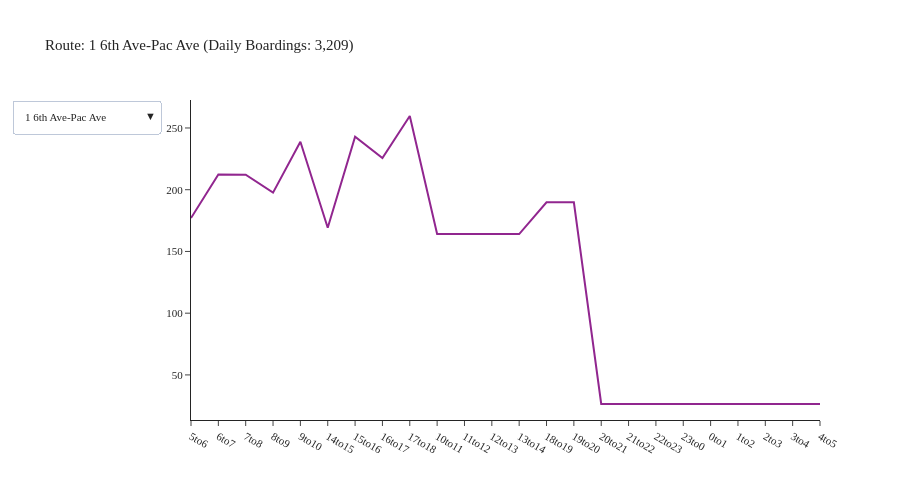

Notebook code for this chart:
### Code cell
agency = 'Pierce Transit'
df = df_transit_line[df_transit_line['agency'] == agency]
df = df.groupby(['tod', 'description']).agg({'boardings': 'sum'}).reset_index()
fig = create_tod_chart(df)
fig.show()

### Figure 1 — Plotly figure (JSON) as saved in the notebook; plotly's stock layout.template omitted (floating-point values rounded to 4 significant figures)
{"data": [{"mode": "lines", "name": "1 6th Ave-Pac Ave", "type": "scatter", "visible": true, "x": ["5to6", "6to7", "7to8", "8to9", "9to10", "14to15", "15to16", "16to17", "17to18", "10to11", "11to12", "12to13", "13to14", "18to19", "19to20", "20to21", "21to22", "22to23", "23to0", "0to1", "1to2", "2to3", "3to4", "4to5"], "y": [177.0, 212.4, 212.1, 197.6, 238.9, 169.2, 243.0, 225.7, 259.7, 164.0, 164.0, 164.0, 164.0, 189.8, 189.8, 26.44, 26.44, 26.44, 26.44, 26.44, 26.44, 26.44, 26.44, 26.44]}, {"mode": "lines", "name": "10 Pearl Street", "type": "scatter", "visible": false, "x": ["5to6", "6to7", "7to8", "8to9", "9to10", "14to15", "15to16", "16to17", "17to18", "10to11", "11to12", "12to13", "13to14", "18to19", "19to20", "20to21", "21to22", "22to23", "23to0", "0to1", "1to2", "2to3", "3to4", "4to5"], "y": [8.88, 23.55, 37.84, 40.58, 39.58, 35.5, 45.47, 45.58, 33.95, 42.58, 42.58, 42.58, 42.58, 20.73, 20.73, 1.778, 1.778, 1.778, 1.778, 1.778, 1.778, 1.778, 1.778, 1.778]}, {"mode": "lines", "name": "100 Gig Harbor", "type": "scatter", "visible": false, "x": ["6to7", "7to8", "8to9", "9to10", "14to15", "15to16", "16to17", "17to18", "10to11", "11to12", "12to13", "13to14", "18to19", "19to20"], "y": [21.49, 46.62, 18.14, 15.4, 16.3, 24.53, 19.16, 19.03, 15.69, 15.69, 15.69, 15.69, 16.1, 16.1]}, {"mode": "lines", "name": "11 Pt Defiance", "type": "scatter", "visible": false, "x": ["5to6", "6to7", "7to8", "8to9", "9to10", "14to15", "15to16", "16to17", "17to18", "10to11", "11to12", "12to13", "13to14", "18to19", "19to20", "20to21", "21to22", "22to23", "23to0", "0to1", "1to2", "2to3", "3to4", "4to5"], "y": [22.12, 35.16, 102.6, 38.43, 20.64, 78.22, 77.03, 35.37, 36.17, 29.56, 29.56, 29.56, 29.56, 35.11, 35.11, 0.1812, 0.1812, 0.1812, 0.1812, 0.1812, 0.1812, 0.1812, 0.1812, 0.1812]}, {"mode": "lines", "name": "16 North End", "type": "scatter", "visible": false, "x": ["5to6", "6to7", "7to8", "8to9", "9to10", "14to15", "15to16", "16to17", "17to18", "10to11", "11to12", "12to13", "13to14", "18to19", "19to20", "20to21", "21to22", "22to23", "23to0", "0to1", "1to2", "2to3", "3to4", "4to5"], "y": [6.8, 60.9, 37.72, 41.69, 27.95, 71.18, 46.4, 39.64, 53.55, 40.45, 40.45, 40.45, 40.45, 38.16, 38.16, 2.992, 2.992, 2.992, 2.992, 2.992, 2.992, 2.992, 2.992, 2.992]}, {"mode": "lines", "name": "2 S 19th-Bridgeport", "type": "scatter", "visible": false, "x": ["5to6", "6to7", "7to8", "8to9", "9to10", "14to15", "15to16", "16to17", "17to18", "10to11", "11to12", "12to13", "13to14", "18to19", "19to20", "20to21", "21to22", "22to23", "23to0", "0to1", "1to2", "2to3", "3to4", "4to5"], "y": [8.449, 129.7, 179.6, 162.3, 126.0, 130.7, 165.8, 143.2, 139.3, 113.4, 113.4, 113.4, 113.4, 142.1, 142.1, 28.79, 28.79, 28.79, 28.79, 28.79, 28.79, 28.79, 28.79, 28.79]}, {"mode": "lines", "name": "202 S 72nd Street", "type": "scatter", "visible": false, "x": ["6to7", "7to8", "8to9", "9to10", "14to15", "15to16", "16to17", "17to18", "10to11", "11to12", "12to13", "13to14", "18to19", "19to20", "20to21", "21to22", "22to23", "23to0", "0to1", "1to2", "2to3", "3to4", "4to5"], "y": [21.24, 42.13, 44.01, 34.47, 37.31, 53.52, 37.53, 43.22, 31.77, 31.77, 31.77, 31.77, 10.95, 10.95, 1.616, 1.616, 1.616, 1.616, 1.616, 1.616, 1.616, 1.616, 1.616]}, {"mode": "lines", "name": "206 PacHwy-Till_Madg", "type": "scatter", "visible": false, "x": ["5to6", "6to7", "7to8", "8to9", "9to10", "14to15", "15to16", "16to17", "17to18", "10to11", "11to12", "12to13", "13to14", "18to19", "19to20", "20to21", "21to22", "22to23", "23to0", "0to1", "1to2", "2to3", "3to4", "4to5"], "y": [9.729, 24.14, 35.87, 27.18, 34.6, 33.0, 30.63, 34.26, 41.81, 28.85, 28.85, 28.85, 28.85, 25.79, 25.79, 1.761, 1.761, 1.761, 1.761, 1.761, 1.761, 1.761, 1.761, 1.761]}, {"mode": "lines", "name": "212 Steilacoom", "type": "scatter", "visible": false, "x": ["5to6", "6to7", "7to8", "8to9", "9to10", "14to15", "15to16", "16to17", "17to18", "10to11", "11to12", "12to13", "13to14", "18to19", "19to20", "20to21", "21to22", "22to23", "23to0", "0to1", "1to2", "2to3", "3to4", "4to5"], "y": [8.065, 17.45, 35.57, 36.78, 30.48, 38.57, 53.21, 45.79, 33.69, 28.56, 28.56, 28.56, 28.56, 20.2, 20.2, 2.553, 2.553, 2.553, 2.553, 2.553, 2.553, 2.553, 2.553, 2.553]}, {"mode": "lines", "name": "214 Washington", "type": "scatter", "visible": false, "x": ["5to6", "6to7", "7to8", "8to9", "9to10", "14to15", "15to16", "16to17", "17to18", "10to11", "11to12", "12to13", "13to14", "18to19", "19to20", "20to21", "21to22", "22to23", "23to0", "0to1", "1to2", "2to3", "3to4", "4to5"], "y": [13.74, 31.23, 30.79, 34.13, 23.59, 43.73, 38.61, 28.19, 22.38, 25.64, 25.64, 25.64, 25.64, 19.35, 19.35, 2.721, 2.721, 2.721, 2.721, 2.721, 2.721, 2.721, 2.721, 2.721]}, {"mode": "lines", "name": "28 S 12th St", "type": "scatter", "visible": false, "x": ["6to7", "7to8", "8to9", "9to10", "14to15", "15to16", "16to17", "17to18", "10to11", "11to12", "12to13", "13to14", "18to19", "19to20", "20to21", "21to22", "22to23", "23to0", "0to1", "1to2", "2to3", "3to4", "4to5"], "y": [4.507, 33.26, 29.26, 18.31, 25.34, 27.13, 38.85, 30.43, 24.01, 24.01, 24.01, 24.01, 4.229, 4.229, 2.047, 2.047, 2.047, 2.047, 2.047, 2.047, 2.047, 2.047, 2.047]}, {"mode": "lines", "name": "3 Lakewood-Tacoma", "type": "scatter", "visible": false, "x": ["5to6", "6to7", "7to8", "8to9", "9to10", "14to15", "15to16", "16to17", "17to18", "10to11", "11to12", "12to13", "13to14", "18to19", "19to20", "20to21", "21to22", "22to23", "23to0", "0to1", "1to2", "2to3", "3to4", "4to5"], "y": [88.87, 102.2, 136.3, 105.1, 99.18, 98.47, 113.3, 105.5, 117.2, 93.55, 93.55, 93.55, 93.55, 147.0, 147.0, 6.862, 6.862, 6.862, 6.862, 6.862, 6.862, 6.862, 6.862, 6.862]}, {"mode": "lines", "name": "4 Lakewd-South Hill", "type": "scatter", "visible": false, "x": ["5to6", "6to7", "7to8", "8to9", "9to10", "14to15", "15to16", "16to17", "17to18", "10to11", "11to12", "12to13", "13to14", "18to19", "19to20", "20to21", "21to22", "22to23", "23to0", "0to1", "1to2", "2to3", "3to4", "4to5"], "y": [24.97, 96.91, 105.3, 100.8, 73.94, 72.21, 98.11, 80.08, 77.43, 77.37, 77.37, 77.37, 77.37, 87.68, 87.68, 3.443, 3.443, 3.443, 3.443, 3.443, 3.443, 3.443, 3.443, 3.443]}, {"mode": "lines", "name": "400 Puyllp-Tacoma", "type": "scatter", "visible": false, "x": ["5to6", "6to7", "7to8", "8to9", "9to10", "14to15", "15to16", "16to17", "17to18", "10to11", "11to12", "12to13", "13to14", "18to19", "19to20", "20to21", "21to22", "22to23", "23to0", "0to1", "1to2", "2to3", "3to4", "4to5"], "y": [76.17, 131.4, 154.6, 105.0, 46.26, 91.58, 144.5, 125.9, 103.3, 46.61, 46.61, 46.61, 46.61, 84.27, 84.27, 4.378, 4.378, 4.378, 4.378, 4.378, 4.378, 4.378, 4.378, 4.378]}, {"mode": "lines", "name": "402 Meridian", "type": "scatter", "visible": false, "x": ["5to6", "6to7", "7to8", "8to9", "9to10", "14to15", "15to16", "16to17", "17to18", "10to11", "11to12", "12to13", "13to14", "18to19", "19to20"], "y": [72.48, 257.3, 121.3, 88.39, 71.22, 72.54, 60.42, 120.0, 100.7, 89.57, 89.57, 89.57, 89.57, 63.02, 63.02]}, {"mode": "lines", "name": "409 Puyallup-S 72nd", "type": "scatter", "visible": false, "x": ["9to10", "14to15", "15to16", "16to17", "17to18", "10to11", "11to12", "12to13", "13to14"], "y": [18.44, 12.99, 18.87, 13.2, 22.96, 15.11, 15.11, 15.11, 15.11]}, {"mode": "lines", "name": "41 S 56th St-Salish", "type": "scatter", "visible": false, "x": ["5to6", "6to7", "7to8", "8to9", "9to10", "14to15", "15to16", "16to17", "17to18", "10to11", "11to12", "12to13", "13to14", "18to19", "19to20", "20to21", "21to22", "22to23", "23to0", "0to1", "1to2", "2to3", "3to4", "4to5"], "y": [53.23, 80.84, 92.36, 86.98, 48.63, 67.08, 100.4, 75.61, 103.0, 59.22, 59.22, 59.22, 59.22, 40.47, 40.47, 5.381, 5.381, 5.381, 5.381, 5.381, 5.381, 5.381, 5.381, 5.381]}, {"mode": "lines", "name": "42 McKinley Ave", "type": "scatter", "visible": false, "x": ["5to6", "6to7", "7to8", "8to9", "9to10", "14to15", "15to16", "16to17", "17to18", "10to11", "11to12", "12to13", "13to14", "18to19", "19to20", "20to21", "21to22", "22to23", "23to0", "0to1", "1to2", "2to3", "3to4", "4to5"], "y": [7.215, 60.84, 65.17, 45.35, 38.67, 42.25, 67.67, 61.08, 82.06, 43.01, 43.01, 43.01, 43.01, 27.34, 27.34, 2.726, 2.726, 2.726, 2.726, 2.726, 2.726, 2.726, 2.726, 2.726]}, {"mode": "lines", "name": "425 Puyallup Cnectr", "type": "scatter", "visible": false, "x": ["14to15", "15to16", "16to17", "10to11", "11to12", "12to13", "13to14"], "y": [13.55, 26.33, 36.09, 14.82, 14.82, 14.82, 14.82]}, {"mode": "lines", "name": "45 Yakima", "type": "scatter", "visible": false, "x": ["5to6", "6to7", "7to8", "8to9", "9to10", "14to15", "15to16", "16to17", "17to18", "10to11", "11to12", "12to13", "13to14", "18to19", "19to20", "20to21", "21to22", "22to23", "23to0", "0to1", "1to2", "2to3", "3to4", "4to5"], "y": [19.78, 34.77, 61.49, 45.65, 30.93, 57.25, 62.67, 57.74, 47.86, 47.26, 47.26, 47.26, 47.26, 18.15, 18.15, 1.287, 1.287, 1.287, 1.287, 1.287, 1.287, 1.287, 1.287, 1.287]}, {"mode": "lines", "name": "48 Sheridan-M St", "type": "scatter", "visible": false, "x": ["5to6", "6to7", "7to8", "8to9", "9to10", "14to15", "15to16", "16to17", "17to18", "10to11", "11to12", "12to13", "13to14", "18to19", "19to20", "20to21", "21to22", "22to23", "23to0", "0to1", "1to2", "2to3", "3to4", "4to5"], "y": [40.93, 73.89, 84.55, 76.64, 66.69, 74.59, 92.81, 83.06, 84.17, 64.95, 64.95, 64.95, 64.95, 59.97, 59.97, 1.541, 1.541, 1.541, 1.541, 1.541, 1.541, 1.541, 1.541, 1.541]}, {"mode": "lines", "name": "500 Federal Way", "type": "scatter", "visible": false, "x": ["5to6", "6to7", "7to8", "8to9", "9to10", "14to15", "15to16", "16to17", "17to18", "10to11", "11to12", "12to13", "13to14", "18to19", "19to20", "20to21", "21to22", "22to23", "23to0", "0to1", "1to2", "2to3", "3to4", "4to5"], "y": [34.9, 57.32, 76.73, 63.94, 63.42, 73.57, 78.52, 53.03, 60.28, 77.63, 77.63, 77.63, 77.63, 54.29, 54.29, 15.89, 15.89, 15.89, 15.89, 15.89, 15.89, 15.89, 15.89, 15.89]}, {"mode": "lines", "name": "501 Miltn-Fed Way", "type": "scatter", "visible": false, "x": ["5to6", "6to7", "7to8", "8to9", "9to10", "14to15", "15to16", "16to17", "17to18", "10to11", "11to12", "12to13", "13to14", "18to19", "19to20"], "y": [47.38, 67.37, 114.0, 84.05, 58.09, 58.5, 94.83, 65.88, 64.98, 68.18, 68.18, 68.18, 68.18, 61.27, 61.27]}, {"mode": "lines", "name": "52 Fircrest-TCC", "type": "scatter", "visible": false, "x": ["5to6", "6to7", "7to8", "8to9", "9to10", "14to15", "15to16", "16to17", "17to18", "10to11", "11to12", "12to13", "13to14", "18to19", "19to20", "20to21", "21to22", "22to23", "23to0", "0to1", "1to2", "2to3", "3to4", "4to5"], "y": [2.318, 15.55, 30.47, 23.55, 27.33, 23.94, 36.53, 26.24, 36.18, 25.62, 25.62, 25.62, 25.62, 10.58, 10.58, 1.617, 1.617, 1.617, 1.617, 1.617, 1.617, 1.617, 1.617, 1.617]}, {"mode": "lines", "name": "53 University Plc", "type": "scatter", "visible": false, "x": ["5to6", "6to7", "7to8", "8to9", "9to10", "14to15", "15to16", "16to17", "17to18", "10to11", "11to12", "12to13", "13to14", "18to19", "19to20", "20to21", "21to22", "22to23", "23to0", "0to1", "1to2", "2to3", "3to4", "4to5"], "y": [9.34, 64.17, 93.32, 66.56, 46.12, 52.45, 70.2, 69.53, 55.15, 50.69, 50.69, 50.69, 50.69, 30.1, 30.1, 3.379, 3.379, 3.379, 3.379, 3.379, 3.379, 3.379, 3.379, 3.379]}, {"mode": "lines", "name": "54 S 38th St-Port Av", "type": "scatter", "visible": false, "x": ["5to6", "6to7", "7to8", "8to9", "9to10", "14to15", "15to16", "16to17", "17to18", "10to11", "11to12", "12to13", "13to14", "18to19", "19to20", "20to21", "21to22", "22to23", "23to0", "0to1", "1to2", "2to3", "3to4", "4to5"], "y": [1.372, 18.43, 32.79, 35.1, 26.17, 27.73, 29.06, 28.29, 23.59, 25.36, 25.36, 25.36, 25.36, 14.08, 14.08, 3.093, 3.093, 3.093, 3.093, 3.093, 3.093, 3.093, 3.093, 3.093]}, {"mode": "lines", "name": "55 Tacoma Mall", "type": "scatter", "visible": false, "x": ["5to6", "6to7", "7to8", "8to9", "9to10", "14to15", "15to16", "16to17", "17to18", "10to11", "11to12", "12to13", "13to14", "18to19", "19to20", "20to21", "21to22", "22to23", "23to0", "0to1", "1to2", "2to3", "3to4", "4to5"], "y": [2.265, 17.93, 40.01, 33.81, 24.04, 21.04, 29.44, 27.05, 34.23, 24.11, 24.11, 24.11, 24.11, 9.976, 9.976, 3.295, 3.295, 3.295, 3.295, 3.295, 3.295, 3.295, 3.295, 3.295]}, {"mode": "lines", "name": "57 Union-19th-Hilltp", "type": "scatter", "visible": false, "x": ["6to7", "7to8", "8to9", "9to10", "14to15", "15to16", "16to17", "17to18", "10to11", "11to12", "12to13", "13to14", "18to19", "19to20", "20to21", "21to22", "22to23", "23to0", "0to1", "1to2", "2to3", "3to4", "4to5"], "y": [40.93, 88.29, 73.63, 61.54, 67.94, 88.92, 82.57, 88.64, 63.85, 63.85, 63.85, 63.85, 15.45, 15.45, 3.792, 3.792, 3.792, 3.792, 3.792, 3.792, 3.792, 3.792, 3.792]}, {"mode": "lines", "name": "13 N 30th Street", "type": "scatter", "visible": false, "x": ["5to6", "6to7", "7to8", "8to9", "15to16", "16to17", "17to18", "18to19", "19to20"], "y": [8.786, 7.684, 20.86, 14.45, 22.05, 22.25, 20.74, 5.795, 5.795]}, {"mode": "lines", "name": "497 Lakelnd Hills Ex", "type": "scatter", "visible": false, "x": ["5to6", "6to7", "7to8", "15to16", "16to17", "17to18", "18to19", "19to20"], "y": [47.42, 44.49, 27.54, 31.47, 38.34, 52.46, 19.37, 19.37]}, {"mode": "lines", "name": "63 NE Tacoma", "type": "scatter", "visible": false, "x": ["7to8", "8to9", "16to17", "17to18"], "y": [28.21, 12.21, 12.08, 16.5]}], "layout": {"font": {"size": 11}, "height": 500, "title": {"text": "Route: 1 6th Ave-Pac Ave (Daily Boardings: 3,209)"}, "updatemenus": [{"buttons": [{"args": [{"visible": [true, false, false, false, false, false, false, false, false, false, false, false, false, false, false, false, false, false, false, false, false, false, false, false, false, false, false, false, false, false, false]}, {"title": "Route: 1 6th Ave-Pac Ave (Daily Boardings: 3,209)"}], "label": "1 6th Ave-Pac Ave", "method": "update"}, {"args": [{"visible": [false, true, false, false, false, false, false, false, false, false, false, false, false, false, false, false, false, false, false, false, false, false, false, false, false, false, false, false, false, false, false]}, {"title": "Route: 10 Pearl Street (Daily Boardings: 539)"}], "label": "10 Pearl Street", "method": "update"}, {"args": [{"visible": [false, false, true, false, false, false, false, false, false, false, false, false, false, false, false, false, false, false, false, false, false, false, false, false, false, false, false, false, false, false, false]}, {"title": "Route: 100 Gig Harbor (Daily Boardings: 276)"}], "label": "100 Gig Harbor", "method": "update"}, {"args": [{"visible": [false, false, false, true, false, false, false, false, false, false, false, false, false, false, false, false, false, false, false, false, false, false, false, false, false, false, false, false, false, false, false]}, {"title": "Route: 11 Pt Defiance (Daily Boardings: 636)"}], "label": "11 Pt Defiance", "method": "update"}, {"args": [{"visible": [false, false, false, false, true, false, false, false, false, false, false, false, false, false, false, false, false, false, false, false, false, false, false, false, false, false, false, false, false, false, false]}, {"title": "Route: 16 North End (Daily Boardings: 651)"}], "label": "16 North End", "method": "update"}, {"args": [{"visible": [false, false, false, false, false, true, false, false, false, false, false, false, false, false, false, false, false, false, false, false, false, false, false, false, false, false, false, false, false, false, false]}, {"title": "Route: 2 S 19th-Bridgeport (Daily Boardings: 2,182)"}], "label": "2 S 19th-Bridgeport", "method": "update"}, {"args": [{"visible": [false, false, false, false, false, false, true, false, false, false, false, false, false, false, false, false, false, false, false, false, false, false, false, false, false, false, false, false, false, false, false]}, {"title": "Route: 202 S 72nd Street (Daily Boardings: 477)"}], "label": "202 S 72nd Street", "method": "update"}, {"args": [{"visible": [false, false, false, false, false, false, false, true, false, false, false, false, false, false, false, false, false, false, false, false, false, false, false, false, false, false, false, false, false, false, false]}, {"title": "Route: 206 PacHwy-Till_Madg (Daily Boardings: 454)"}], "label": "206 PacHwy-Till_Madg", "method": "update"}, {"args": [{"visible": [false, false, false, false, false, false, false, false, true, false, false, false, false, false, false, false, false, false, false, false, false, false, false, false, false, false, false, false, false, false, false]}, {"title": "Route: 212 Steilacoom (Daily Boardings: 477)"}], "label": "212 Steilacoom", "method": "update"}, {"args": [{"visible": [false, false, false, false, false, false, false, false, false, true, false, false, false, false, false, false, false, false, false, false, false, false, false, false, false, false, false, false, false, false, false]}, {"title": "Route: 214 Washington (Daily Boardings: 432)"}], "label": "214 Washington", "method": "update"}, {"args": [{"visible": [false, false, false, false, false, false, false, false, false, false, true, false, false, false, false, false, false, false, false, false, false, false, false, false, false, false, false, false, false, false, false]}, {"title": "Route: 28 S 12th St (Daily Boardings: 330)"}], "label": "28 S 12th St", "method": "update"}, {"args": [{"visible": [false, false, false, false, false, false, false, false, false, false, false, true, false, false, false, false, false, false, false, false, false, false, false, false, false, false, false, false, false, false, false]}, {"title": "Route: 3 Lakewood-Tacoma (Daily Boardings: 1,696)"}], "label": "3 Lakewood-Tacoma", "method": "update"}, {"args": [{"visible": [false, false, false, false, false, false, false, false, false, false, false, false, true, false, false, false, false, false, false, false, false, false, false, false, false, false, false, false, false, false, false]}, {"title": "Route: 4 Lakewd-South Hill (Daily Boardings: 1,246)"}], "label": "4 Lakewd-South Hill", "method": "update"}, {"args": [{"visible": [false, false, false, false, false, false, false, false, false, false, false, false, false, true, false, false, false, false, false, false, false, false, false, false, false, false, false, false, false, false, false]}, {"title": "Route: 400 Puyllp-Tacoma (Daily Boardings: 1,373)"}], "label": "400 Puyllp-Tacoma", "method": "update"}, {"args": [{"visible": [false, false, false, false, false, false, false, false, false, false, false, false, false, false, true, false, false, false, false, false, false, false, false, false, false, false, false, false, false, false, false]}, {"title": "Route: 402 Meridian (Daily Boardings: 1,449)"}], "label": "402 Meridian", "method": "update"}, {"args": [{"visible": [false, false, false, false, false, false, false, false, false, false, false, false, false, false, false, true, false, false, false, false, false, false, false, false, false, false, false, false, false, false, false]}, {"title": "Route: 409 Puyallup-S 72nd (Daily Boardings: 147)"}], "label": "409 Puyallup-S 72nd", "method": "update"}, {"args": [{"visible": [false, false, false, false, false, false, false, false, false, false, false, false, false, false, false, false, true, false, false, false, false, false, false, false, false, false, false, false, false, false, false]}, {"title": "Route: 41 S 56th St-Salish (Daily Boardings: 1,074)"}], "label": "41 S 56th St-Salish", "method": "update"}, {"args": [{"visible": [false, false, false, false, false, false, false, false, false, false, false, false, false, false, false, false, false, true, false, false, false, false, false, false, false, false, false, false, false, false, false]}, {"title": "Route: 42 McKinley Ave (Daily Boardings: 722)"}], "label": "42 McKinley Ave", "method": "update"}, {"args": [{"visible": [false, false, false, false, false, false, false, false, false, false, false, false, false, false, false, false, false, false, true, false, false, false, false, false, false, false, false, false, false, false, false]}, {"title": "Route: 425 Puyallup Cnectr (Daily Boardings: 135)"}], "label": "425 Puyallup Cnectr", "method": "update"}, {"args": [{"visible": [false, false, false, false, false, false, false, false, false, false, false, false, false, false, false, false, false, false, false, true, false, false, false, false, false, false, false, false, false, false, false]}, {"title": "Route: 45 Yakima (Daily Boardings: 655)"}], "label": "45 Yakima", "method": "update"}, {"args": [{"visible": [false, false, false, false, false, false, false, false, false, false, false, false, false, false, false, false, false, false, false, false, true, false, false, false, false, false, false, false, false, false, false]}, {"title": "Route: 48 Sheridan-M St (Daily Boardings: 1,071)"}], "label": "48 Sheridan-M St", "method": "update"}, {"args": [{"visible": [false, false, false, false, false, false, false, false, false, false, false, false, false, false, false, false, false, false, false, false, false, true, false, false, false, false, false, false, false, false, false]}, {"title": "Route: 500 Federal Way (Daily Boardings: 1,124)"}], "label": "500 Federal Way", "method": "update"}, {"args": [{"visible": [false, false, false, false, false, false, false, false, false, false, false, false, false, false, false, false, false, false, false, false, false, false, true, false, false, false, false, false, false, false, false]}, {"title": "Route: 501 Miltn-Fed Way (Daily Boardings: 1,050)"}], "label": "501 Miltn-Fed Way", "method": "update"}, {"args": [{"visible": [false, false, false, false, false, false, false, false, false, false, false, false, false, false, false, false, false, false, false, false, false, false, false, true, false, false, false, false, false, false, false]}, {"title": "Route: 52 Fircrest-TCC (Daily Boardings: 360)"}], "label": "52 Fircrest-TCC", "method": "update"}, {"args": [{"visible": [false, false, false, false, false, false, false, false, false, false, false, false, false, false, false, false, false, false, false, false, false, false, false, false, true, false, false, false, false, false, false]}, {"title": "Route: 53 University Plc (Daily Boardings: 820)"}], "label": "53 University Plc", "method": "update"}, {"args": [{"visible": [false, false, false, false, false, false, false, false, false, false, false, false, false, false, false, false, false, false, false, false, false, false, false, false, false, true, false, false, false, false, false]}, {"title": "Route: 54 S 38th St-Port Av (Daily Boardings: 380)"}], "label": "54 S 38th St-Port Av", "method": "update"}, {"args": [{"visible": [false, false, false, false, false, false, false, false, false, false, false, false, false, false, false, false, false, false, false, false, false, false, false, false, false, false, true, false, false, false, false]}, {"title": "Route: 55 Tacoma Mall (Daily Boardings: 376)"}], "label": "55 Tacoma Mall", "method": "update"}, {"args": [{"visible": [false, false, false, false, false, false, false, false, false, false, false, false, false, false, false, false, false, false, false, false, false, false, false, false, false, false, false, true, false, false, false]}, {"title": "Route: 57 Union-19th-Hilltp (Daily Boardings: 913)"}], "label": "57 Union-19th-Hilltp", "method": "update"}, {"args": [{"visible": [false, false, false, false, false, false, false, false, false, false, false, false, false, false, false, false, false, false, false, false, false, false, false, false, false, false, false, false, true, false, false]}, {"title": "Route: 13 N 30th Street (Daily Boardings: 128)"}], "label": "13 N 30th Street", "method": "update"}, {"args": [{"visible": [false, false, false, false, false, false, false, false, false, false, false, false, false, false, false, false, false, false, false, false, false, false, false, false, false, false, false, false, false, true, false]}, {"title": "Route: 497 Lakelnd Hills Ex (Daily Boardings: 280)"}], "label": "497 Lakelnd Hills Ex", "method": "update"}, {"args": [{"visible": [false, false, false, false, false, false, false, false, false, false, false, false, false, false, false, false, false, false, false, false, false, false, false, false, false, false, false, false, false, false, true]}, {"title": "Route: 63 NE Tacoma (Daily Boardings: 69)"}], "label": "63 NE Tacoma", "method": "update"}], "direction": "down", "showactive": true}], "width": 900, "yaxis": {"tickformat": ".00f"}}}
